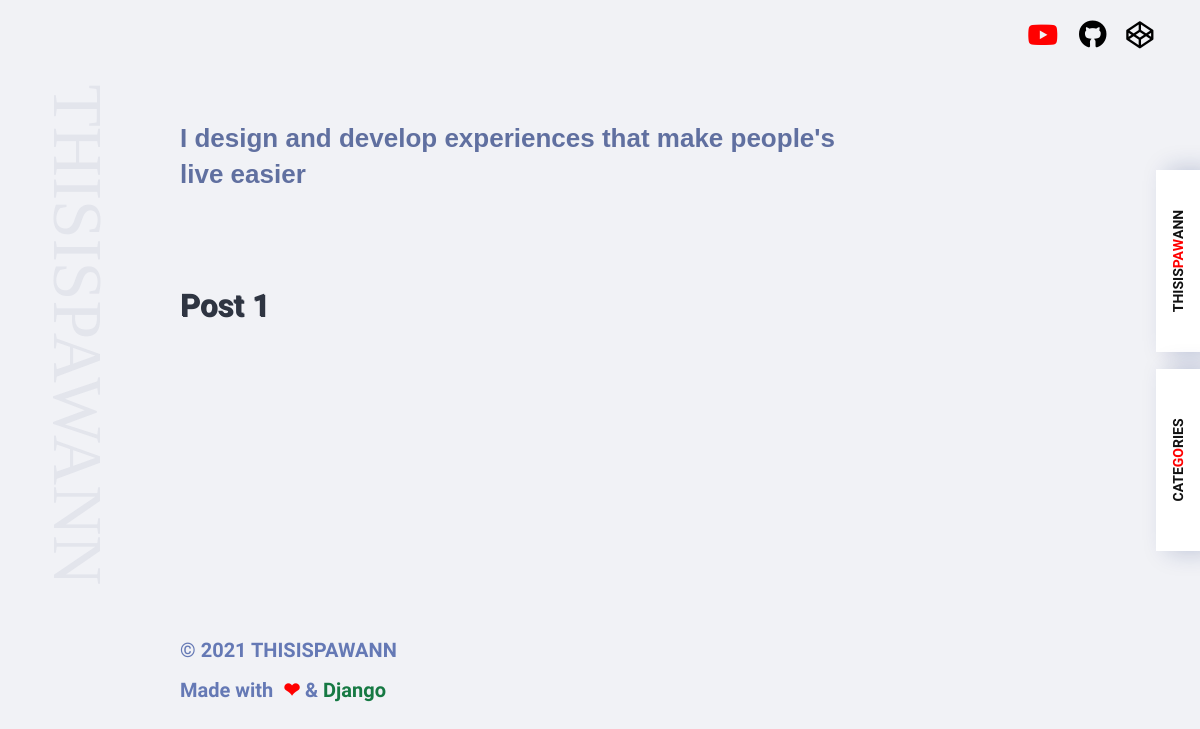
/, run on an earlier commit of the app's database.
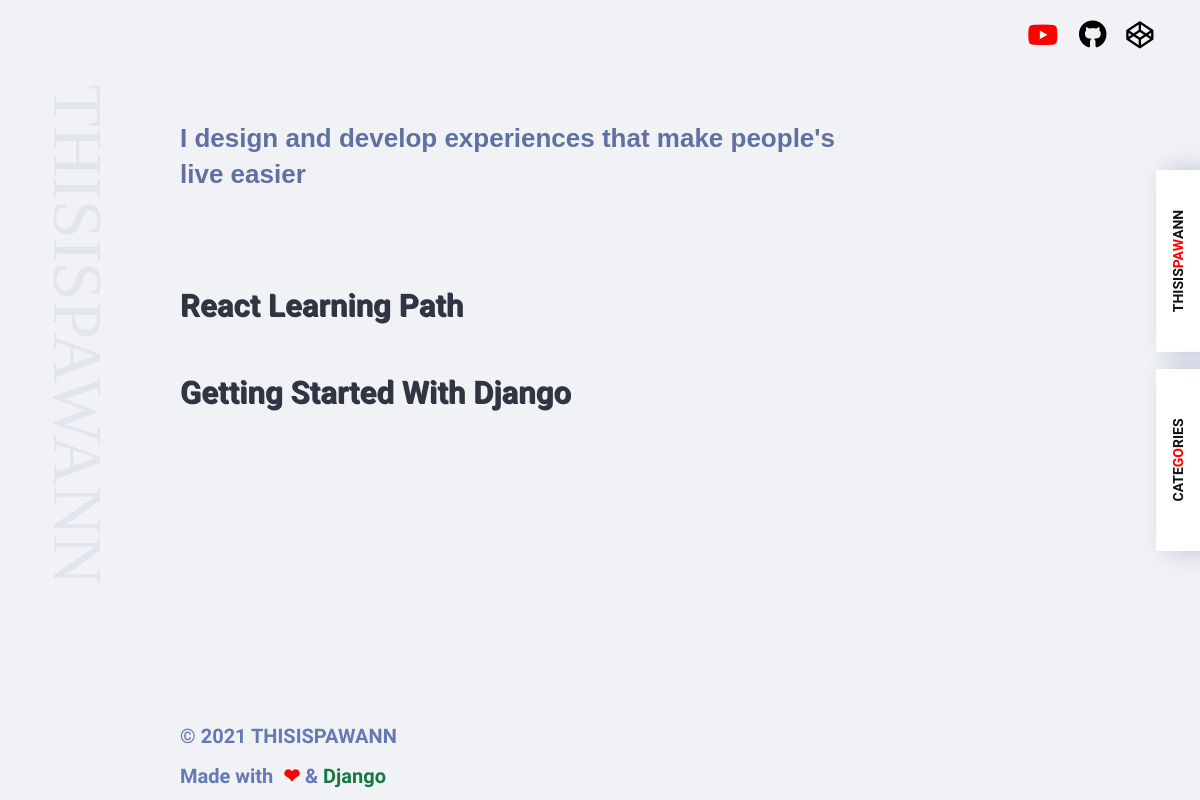
And on a later commit of the database.
### posts/models.py (models this page shows, shortened)
class Post(models.Model):
    class NewManager(models.Manager):
        def get_queryset(self):
            return super().get_queryset() .filter(status='published')
    options = (
        ('draft', 'Draft'),
        ('published', 'Published'),
    )
    title = models.CharField(max_length=255)
    slug = models.SlugField(max_length=255, unique_for_date='publish')
    publish = models.DateTimeField(auto_now_add=True)
    author = models.ForeignKey(User, on_delete=models.CASCADE, related_name='blog_posts')
    content = models.TextField()
    status = models.CharField(max_length=255, choices=options, default='draft')
    objects = models.Manager() #default manager
    newmanager = NewManager() #custom manager
    class Meta:
        ordering = ('-publish',)
    def get_absolute_url(self):
        return reverse('PostDetail', args=[self.slug])

### posts/views.py (the view)
# urls.py: path('', Blog, name='blog'),
def Blog(request):
    all_posts = Post.newmanager.all() #collected all data from post model
    return render(request, 'blog.html', {'posts': all_posts})

### templates/blog.html (shortened to what this page needs)
{% extends 'base.html' %} {% load static %}
{% block body %}
<a href="#0" class="category">Cate<b style="color: red">go</b>ries</a>
<nav class="menu" data-scroll-section-inview="">
  <h1 class="menu__item-h1">
    I design and develop experiences that make people's live easier
  </h1>
  {% for post in posts %}
  <a href="{{post.get_absolute_url}}" class="text-dark menu__item">
      <span class="menu__item-text"
        ><span
          class="menu__item-textinner"
          style="transform: translate(0px, 0px)"
          ><span>{{post.title}}</span></span
        ></span
      >
  </a>
  {% endfor %}
</nav>
{% endblock%}

What changed in the data, as far as the page shows it:
now on this page (row edited): Post: title "React Learning Path"
changed Post: title "Post 1" → "Getting Started With Django"
